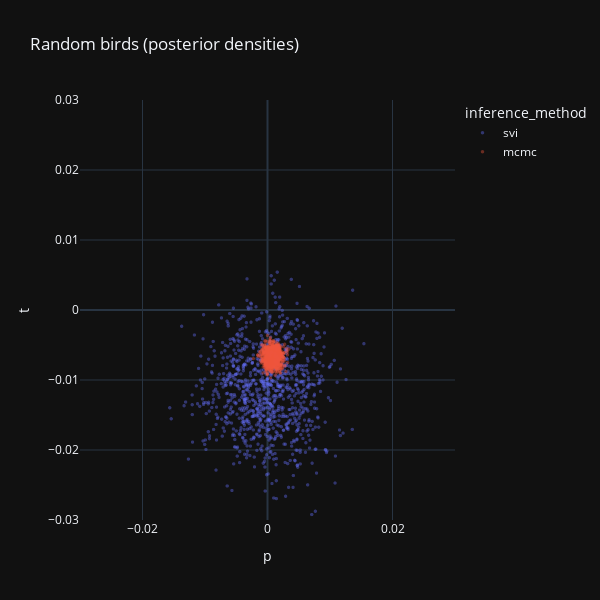

The notebook cell saved with this chart:
### Code cell
site_p_svi = random_sigmavar['p'].flatten().tolist()
site_t_svi = random_sigmavar['t'].flatten().tolist()
site_p_mcmc = random_sigmavar_mcmc['p'].flatten().tolist()
site_t_mcmc = random_sigmavar_mcmc['t'].flatten().tolist()

source_svi = ['svi'] * len(site_p_svi)
source_mcmc = ['mcmc'] * len(site_p_mcmc)

data = {
    'p': site_p_svi +  site_p_mcmc,
    't': site_t_svi +  site_t_mcmc,
    'inference_method': source_svi  + source_mcmc
}

df = pd.DataFrame(data)

fig = px.scatter(df, x='p', y='t', color='inference_method', 
                title='Random birds (posterior densities)',
                template='plotly_dark')

fig.update_xaxes(range=[-.03, .03])
fig.update_yaxes(range=[-.03, .03])

fig.update_layout(autosize=False,
        width=600,
        height=600
)

fig.update_traces(marker=dict(size=3.5, opacity=0.4))

fig.show()

### Figure 1 — Plotly figure (JSON) as saved in the notebook; plotly's stock layout.template omitted (floating-point values rounded to 4 significant figures; data arrays with more than 128 entries replaced by an {"elided": "..."} marker saying what was removed)
{"data": [{"hovertemplate": "inference_method=svi<br>p=%{x}<br>t=%{y}<extra></extra>", "legendgroup": "svi", "marker": {"color": "#636efa", "opacity": 0.4, "size": 3.5, "symbol": "circle"}, "mode": "markers", "name": "svi", "showlegend": true, "type": "scattergl", "x": {"elided": "1000 float values"}, "xaxis": "x", "y": {"elided": "1000 float values"}, "yaxis": "y"}, {"hovertemplate": "inference_method=mcmc<br>p=%{x}<br>t=%{y}<extra></extra>", "legendgroup": "mcmc", "marker": {"color": "#EF553B", "opacity": 0.4, "size": 3.5, "symbol": "circle"}, "mode": "markers", "name": "mcmc", "showlegend": true, "type": "scattergl", "x": {"elided": "1000 float values"}, "xaxis": "x", "y": {"elided": "1000 float values"}, "yaxis": "y"}], "layout": {"autosize": false, "height": 600, "legend": {"title": {"text": "inference_method"}, "tracegroupgap": 0}, "title": {"text": "Random birds (posterior densities)"}, "width": 600, "xaxis": {"anchor": "y", "domain": [0, 1], "range": [-0.03, 0.03], "title": {"text": "p"}}, "yaxis": {"anchor": "x", "domain": [0, 1], "range": [-0.03, 0.03], "title": {"text": "t"}}}}
